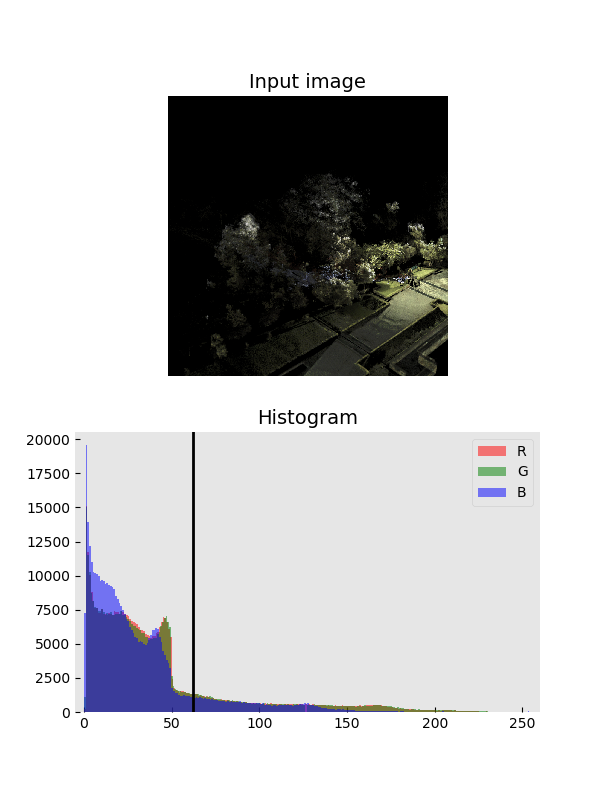
#> input picture src/Otsu_Method/borobudur.png, 600 x 800 px
$ python otsu_method_test.py Otsu_Method/borobudur.png
#> lines starting #> are read from the running program, lines starting #| are printed output that depends on the picture; after the words box and inside, x2 and y2 are one past the last pixel; in counts of white or black regions, pixels touching at a corner belong together
import cv2
import numpy as np
import sys

# Check arguments
args = sys.argv
if len(args) != 2:
    #raise Exception
    sys.exit()

def read_image(_img_name):
#> called with _img_name = 'Otsu_Method/borobudur.png'
    img_BGR = cv2.imread(_img_name)
#> img_BGR is the input picture: shape (800, 600, 3); mean B, G, R 205, 203.7, 203.7
    img_RGB = cv2.cvtColor(img_BGR, cv2.COLOR_BGR2RGB)

    return img_RGB
# End of read_image()


if __name__ == "__main__":
    # Read an input image
    img_in_RGB = read_image(args[1])

    # Convert RGB to Grayscale
    img_in_Gray = cv2.cvtColor(img_in_RGB, cv2.COLOR_RGB2GRAY)
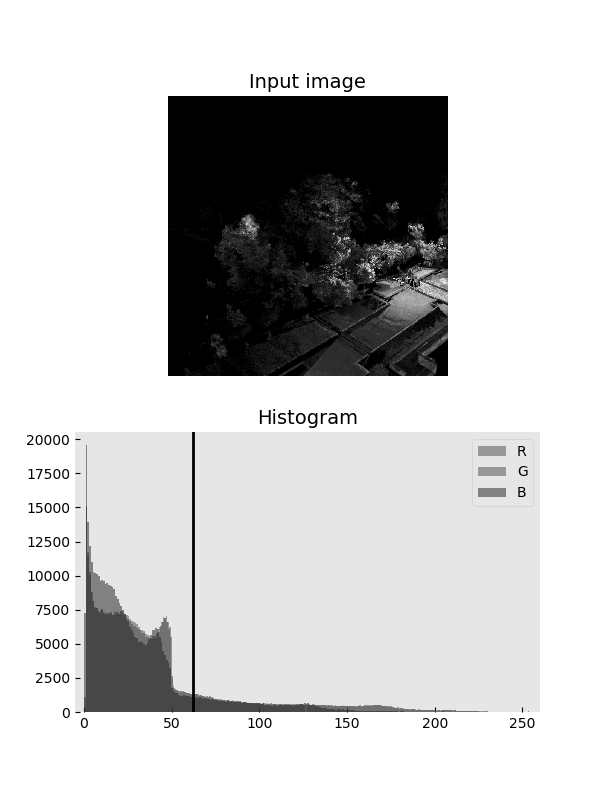
#> img_in_Gray: shape (800, 600); min 0, max 255, mean 203.9

    # Otsu method
    threshold, img_in_otsu = cv2.threshold(img_in_Gray, 0, 255, cv2.THRESH_OTSU)
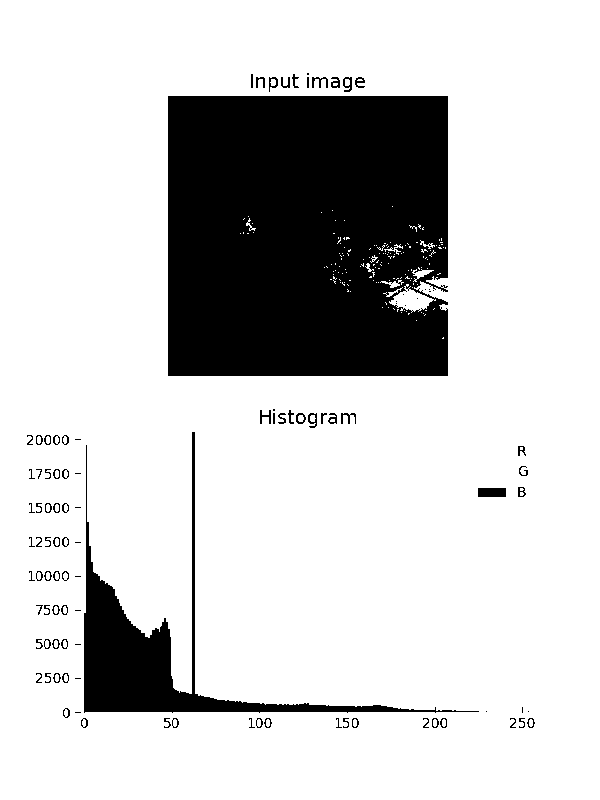
#> img_in_otsu: shape (800, 600); 80.8% white; 101 black regions (30 under 20 px), largest, box (x1, y1, x2, y2) and area: (168, 96, 448, 376) 76541, (84, 432, 479, 713) 12476, (478, 488, 506, 497) 252
#> threshold = 135

    print("Threshold pixel value = ", threshold)
#| Threshold pixel value =  135.0

    # Write an output image
    cv2.imwrite("IMAGE_DATA/otsu_method_test.png", img_in_otsu)
